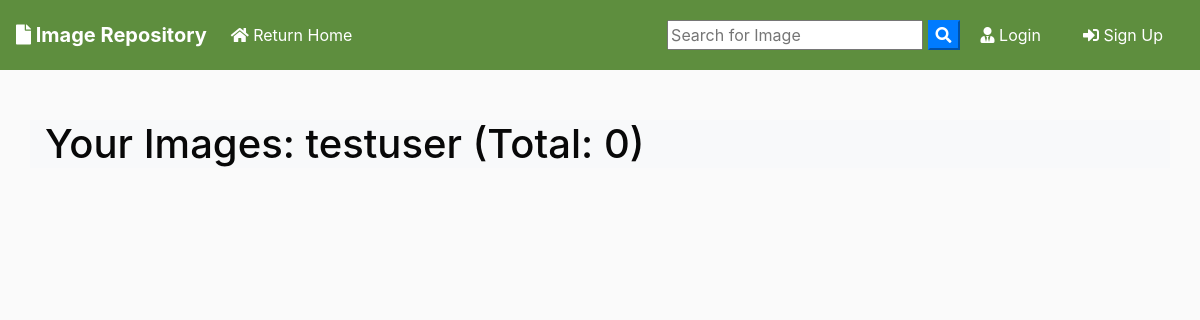
The app's page /user/testuser, older data.
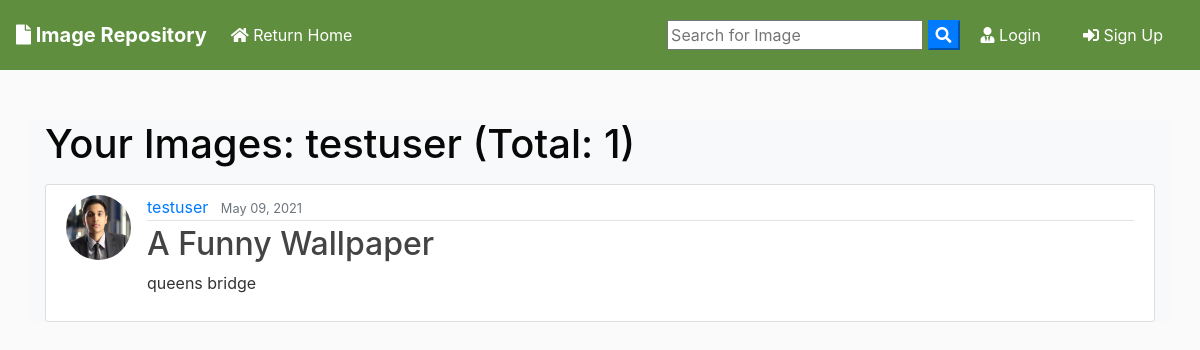
The same page, newer data.
### blog/models.py (models this page shows, shortened)
class Post(models.Model):
	title = models.CharField(max_length=100)
	file = models.FileField(null=True,blank=True,upload_to='Files')
	content = models.TextField()
	date_posted = models.DateTimeField(default=timezone.now)
	author = models.ForeignKey(User, on_delete=models.CASCADE)

### users/models.py (models this page shows, shortened)
class Profile(models.Model):
    user = models.OneToOneField(User, on_delete=models.CASCADE)
    image = models.ImageField(default='default.jpg', upload_to='profile_pics')

### blog/views.py (the view)
# urls.py: path('user/<str:username>', UserPostListView.as_view(), name='user-posts'),
class UserPostListView(ListView):
    model = Post
    template_name = 'blog/user_posts.html'  # <app>/<model>_<viewtype>.html
    context_object_name = 'posts'
    paginate_by = 2
    def get_queryset(self):
        user = get_object_or_404(User, username=self.kwargs.get('username'))
        return Post.objects.filter(author=user).order_by('-date_posted')

### blog/templates/blog/user_posts.html (shortened to what this page needs)
{% extends "blog/base.html" %}
{% block content %}
    <h1 class="mb-3 bg-light" style="color: rgb(8, 8, 8);">Your Images: {{ view.kwargs.username }} (Total: {{ page_obj.paginator.count }})</h1>
    {% for post in posts %}
        <article class="media content-section">
          <img class="rounded-circle article-img" src="{{ post.author.profile.image.url }}">
          <div class="media-body">
            <div class="article-metadata">
              <a class="mr-2" href="{% url 'user-posts' post.author.username %}">{{ post.author }}</a>
              <small class="text-muted">{{ post.date_posted|date:"F d, Y" }}</small>
            </div>
            <h2><a class="article-title" href="{% url 'post-detail' post.id %}">{{ post.title }}</a></h2>
            <p class="article-content">{{ post.content }}</p>
          </div>
        </article>
    {% endfor %}
{% endblock content %}

Row changes from the older to the newer data that the page shows:
added Post: author.profile.image (placeholder picture), author "testuser", date_posted "May 09, 2021", title "A Funny Wallpaper", content "queens bridge"
Text that changed along with them:
{{ page_obj.paginator.count }}: "0" → "1"
